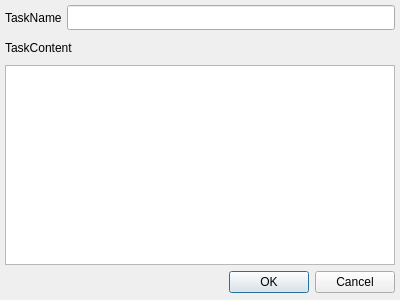
<?xml version="1.0" encoding="UTF-8"?>
<ui version="4.0">
 <class>TaskEdit</class>
 <widget class="QDialog" name="TaskEdit">
  <property name="geometry">
   <rect>
    <x>0</x>
    <y>0</y>
    <width>400</width>
    <height>300</height>
   </rect>
  </property>
  <property name="windowTitle">
   <string>Dialog</string>
  </property>
  <layout class="QVBoxLayout" name="verticalLayout">
   <property name="spacing">
    <number>5</number>
   </property>
   <property name="leftMargin">
    <number>5</number>
   </property>
   <property name="topMargin">
    <number>5</number>
   </property>
   <property name="rightMargin">
    <number>5</number>
   </property>
   <property name="bottomMargin">
    <number>5</number>
   </property>
   <item>
    <layout class="QHBoxLayout" name="horizontalLayout">
     <item>
      <widget class="QLabel" name="label">
       <property name="minimumSize">
        <size>
         <width>0</width>
         <height>25</height>
        </size>
       </property>
       <property name="maximumSize">
        <size>
         <width>16777215</width>
         <height>25</height>
        </size>
       </property>
       <property name="text">
        <string>TaskName</string>
       </property>
      </widget>
     </item>
     <item>
      <widget class="QLineEdit" name="lineEdit_TaskName">
       <property name="minimumSize">
        <size>
         <width>0</width>
         <height>25</height>
        </size>
       </property>
       <property name="maximumSize">
        <size>
         <width>16777215</width>
         <height>25</height>
        </size>
       </property>
      </widget>
     </item>
    </layout>
   </item>
   <item>
    <widget class="QLabel" name="label_2">
     <property name="minimumSize">
      <size>
       <width>0</width>
       <height>25</height>
      </size>
     </property>
     <property name="maximumSize">
      <size>
       <width>16777215</width>
       <height>25</height>
      </size>
     </property>
     <property name="text">
      <string>TaskContent</string>
     </property>
    </widget>
   </item>
   <item>
    <widget class="QTextEdit" name="textEdit_TaskContent"/>
   </item>
   <item>
    <widget class="QDialogButtonBox" name="buttonBox">
     <property name="minimumSize">
      <size>
       <width>0</width>
       <height>25</height>
      </size>
     </property>
     <property name="orientation">
      <enum>Qt::Horizontal</enum>
     </property>
     <property name="standardButtons">
      <set>QDialogButtonBox::Cancel|QDialogButtonBox::Ok</set>
     </property>
    </widget>
   </item>
  </layout>
 </widget>
 <resources/>
 <connections>
  <connection>
   <sender>buttonBox</sender>
   <signal>accepted()</signal>
   <receiver>TaskEdit</receiver>
   <slot>accept()</slot>
   <hints>
    <hint type="sourcelabel">
     <x>248</x>
     <y>254</y>
    </hint>
    <hint type="destinationlabel">
     <x>157</x>
     <y>274</y>
    </hint>
   </hints>
  </connection>
  <connection>
   <sender>buttonBox</sender>
   <signal>rejected()</signal>
   <receiver>TaskEdit</receiver>
   <slot>reject()</slot>
   <hints>
    <hint type="sourcelabel">
     <x>316</x>
     <y>260</y>
    </hint>
    <hint type="destinationlabel">
     <x>286</x>
     <y>274</y>
    </hint>
   </hints>
  </connection>
 </connections>
</ui>
